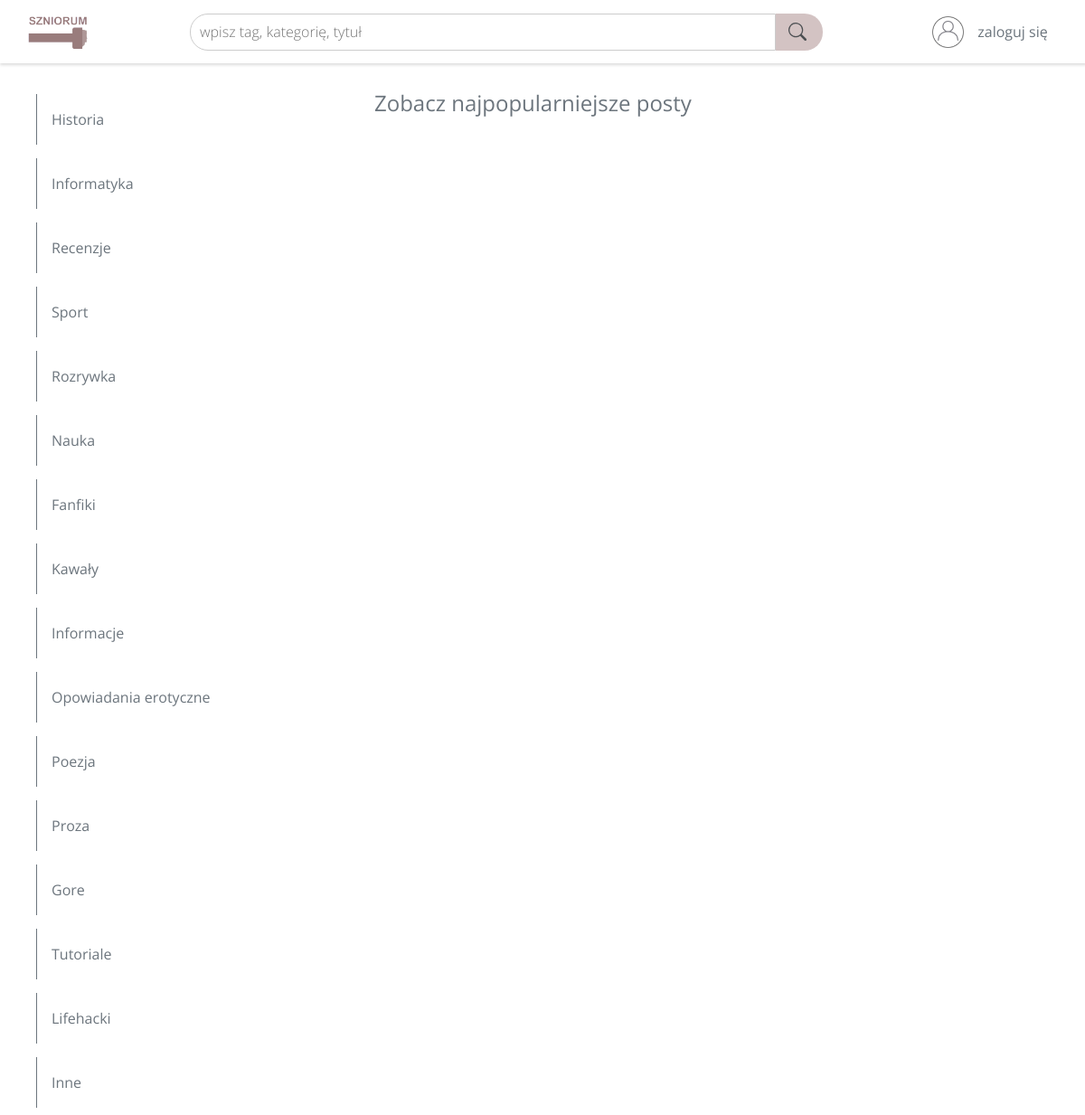
The page / on the database its author committed.
### tables this page shows
CREATE TABLE IF NOT EXISTS categories (
    `id` INT NOT NULL AUTO_INCREMENT,
    `name` TEXT(50) NOT NULL UNIQUE,

    PRIMARY KEY (`id`)
);

### www/index.php (the view, shortened to what this page needs)
<?php
    try {
        $connection = connect_to_database();
    }
    catch(Exception $e) {
        die('<h1">
                <span>Nie udało się połączyć z bazą.</span>
            </h1>');
    }
?>
<!Doctype html>
<html lang="pl">
    <head>
        <link href="/bootstrap/css/bootstrap.min.css" rel="stylesheet">
        <link href="/style/clearfix.css" rel="stylesheet"/>
        <link href="/style/head.css" rel="stylesheet"/>
        <link href="/style/index.css" rel="stylesheet"/>
        <link href="/style/gridtile.css" rel="stylesheet"/>
    </head>
    <body>
        <?php
            require "./components/head.php";
        ?>
        <div class="main d-flex">
            <div class="main__categories p-2">
                <ul class="main__categoriesList d-flex flex-column mt-3">
                    <?php
                        $query = "SELECT `name` FROM categories;";
                        $result = $connection->query($query);
                        $categories = $result->fetch_all();
                        foreach($categories as $cat) {
                            echo '
                                <li class="p-3 border-start border-secondary">
                                    <a href="/search.php?c='.$cat[0].'" class="main__categoryLink link-secondary">'
                                        .$cat[0].
                                    '</a>
                                </li>
                            ';
                        }
                    ?>
                </ul>
            </div>
            <div class="main__grid p-1">
                <h1 class="mb-5">
                    <span style="margin-left: 50px" class="text-secondary fs-4">Zobacz najpopularniejsze posty</span>
                </h1>
            </div>
        </div>
    </body>
</html>

### www/style/clearfix.css (style rules this page uses)
body { font-family: 'OpenSans', sans-serif; }
a { text-decoration: none !important; }
* { box-sizing: border-box; }
a, a:hover { text-decoration: none; color: inherit; }
li::marker { content: ""; }
:root { --main-theme: #c9b5b5; --main-theme-light: #e6cfcf; --main-theme-dark: #b39191; --main-theme-darker: #796363; }

### www/style/index.css (style rules this page uses)
.main { margin-top: 10px; gap: 10px; }
.main__categories { width: 350px; }
.main__categoriesList { margin: 0 auto; gap: 15px; }
.main__categoriesList li::marker { content: ""; }

### rows shown on the page
categories: name "Historia"
categories: name "Informatyka"
categories: name "Recenzje"
categories: name "Sport"
categories: name "Rozrywka"
categories: name "Nauka"
categories: name "Fanfiki"
categories: name "Kawały"
categories: name "Informacje"
categories: name "Opowiadania erotyczne"
categories: name "Poezja"
categories: name "Proza"
categories: name "Gore"
categories: name "Tutoriale"
categories: name "Lifehacki"
categories: name "Inne"
